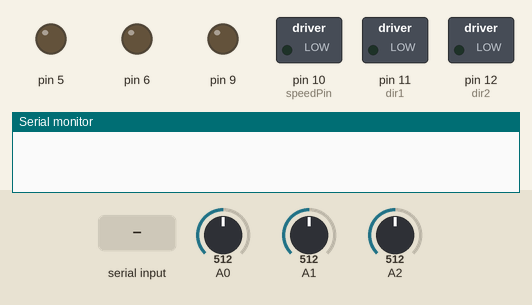
A sketch run on a simulated Arduino Uno, built with avr-gcc and run on an emulated ATmega328P. Parts: switched loads named in the sketch (green lamp = pin HIGH), output pins drawn as LEDs (lit = HIGH), the last lines printed to the serial monitor. Dashed ring = blinking. The inputs (shaded band) are chosen by the test bench; at power-on: A0 = 512, A1 = 512, A2 = 512.

Above: at 1.2 s.
1.3 s: "90 45\n" received over Serial
At 2.39 s:
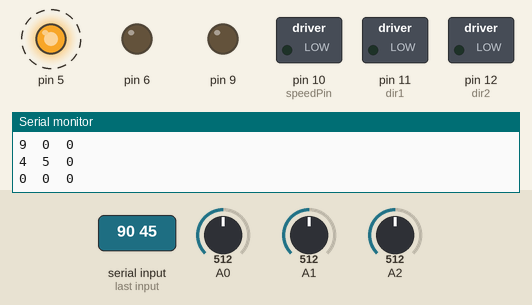
At 3.11 s:
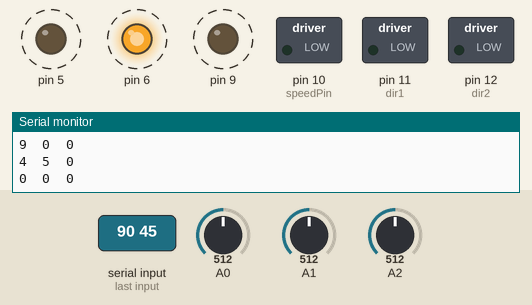
4.3 s: "30 150\n" received over Serial
At 6.02 s:
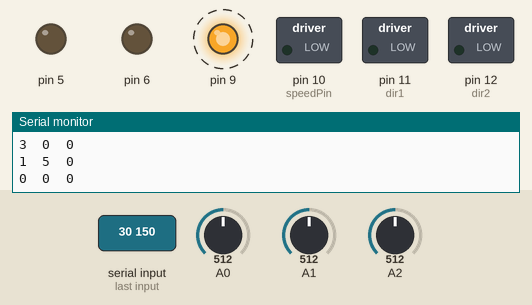
7.3 s: "1\n" received over Serial
10.3 s: "2\n" received over Serial
13.3 s: "0\n" received over Serial
Timing chart, 0 to 18.8 s (numbered marks = the images above; inputs shaded):
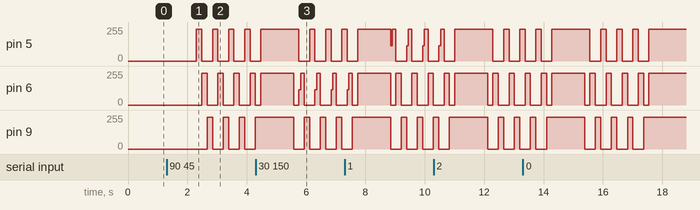

Measured:
- after the input at 1.3 s, pin 5: alternates 240/255 for 0.18 s and 0/255 for 0.36 s, starting after 1.0 s; pin 6: alternates 240/255 for 0.18 s and 0/255 for 0.36 s, starting after 1.2 s; pin 9: alternates 240/255 for 0.18 s and 0/255 for 0.36 s, starting after 1.4 s
- after the input at 4.3 s, pin 9: alternates 240/255 for 0.18 s and 0/255 for 0.36 s, starting after 1.3 s

The sketch:

imageToMotor.ino
```cpp
float refRes[3] = {1000,1000,1000};
float resistances[3][3];
float currents[3][3];
float currentSums[3][3];
float columnCurrents[3];
int nums[3][3];
bool match;

int speedPin=10;
int dir1=11;
int dir2=12;
int mSpeed=200;

void setup() {
  // put your setup code here, to run once:
  Serial.begin(9600);
  pinMode(5, OUTPUT);
  pinMode(6, OUTPUT);
  pinMode(9, OUTPUT);
  pinMode(speedPin, OUTPUT);
  pinMode(dir1, OUTPUT);
  pinMode(dir2, OUTPUT);

}

void allSourcesOff(){
  digitalWrite(5, LOW);
  digitalWrite(6, LOW);
  digitalWrite(9, LOW);
}

void allSourcesOn(){
  analogWrite(5, 240);
  analogWrite(6, 240);
  analogWrite(9, 240);
}

void counterClockwise(){
  digitalWrite(dir1, HIGH);
  digitalWrite(dir2, LOW);
  analogWrite(speedPin, mSpeed);
}

void motorOff(){
  digitalWrite(dir1, LOW);
  digitalWrite(dir2, LOW);
  analogWrite(speedPin, 0);
}

void computeCurrents(){
  columnCurrents[0]=0;
  columnCurrents[1]=0;
  columnCurrents[2]=0;
  for(int i=0;i<=2;i++){
    for(int j=0;j<=2;j++){
      int rowChar = i;
      int colChar = j;
      allSourcesOff();
      int val = 240; //for 33k HRS, this is 245 -- for 100k HRS, this is 240
      if(nums[rowChar][colChar]==1) val=113; //for 33k HRS, this is 123 -- for 100k HRS, this is 100
      for(int i=5;i<=6;i++){
        if(rowChar+5==i){
          analogWrite(i, val);
        }
        else{
          analogWrite(i, 0);
        }
      }
      if(rowChar==2){
        analogWrite(9, val);
        analogWrite(5, 0);
        analogWrite(6, 0);
      }
      delay(60);
      int analogValue = analogRead(colChar);
      float voltageRef = (5./1023.)*analogValue;
      float current = voltageRef/refRes[colChar];
      currents[i][j] = current*1000000;
      //columnCurrents[j]+=current*1000000;
      currentSums[i][j]+=current*1000000;
    }
  }
}


void loop() {
  // put your main code here, to run repeatedly:
  while(Serial.available()==0){}
  String temp = Serial.readString();
  int counter = 0;
  Serial.println("You entered: ");
  for(int i=0;i<3;i++){
    for(int j=0;j<3;j++){
      nums[i][j]=temp.substring(counter, counter+1).toInt();
      counter++;
      Serial.print(nums[i][j]); Serial.print("\t");
    }
    Serial.println();
    while(temp.charAt(counter)==' '){ counter++; }
  }
  //Average edition
  for(int i=0;i<4;i++){
    computeCurrents();
  }
  for(int i=0;i<3;i++){
    columnCurrents[i]=0;
  }
  //This code block with the for loop was part of the averaging edition
  for(int i=0;i<3;i++){
      for(int j=0;j<3;j++){
        currents[i][j]=currentSums[i][j]/4.;
        currentSums[i][j]=0;
        if(currents[i][j]<30 && currents[i][j]>24.44){
          currents[i][j]=24.44;
        }
        columnCurrents[j]+=currents[i][j];
        //Serial.println(columnCurrents[j]);
      }
  }
  if(columnCurrents[0]>=54 && columnCurrents[0]<=78 && columnCurrents[1]>=54 && columnCurrents[1]<=78 && columnCurrents[2]>=54 && columnCurrents[2]<=78){ //with 100k potentiometer, should be in ranges of 75-111
    Serial.println("There was a match!");
    match = true;
  }
  else{
    Serial.println("Did not match.");
    match = false;
  }
  /*
  Serial.println("Currents produced by each resistor: ");
    for(int i=0;i<3;i++){
      for(int j=0;j<3;j++){
        Serial.print(currents[i][j]); Serial.print("\t");
      }
      Serial.println();
    }
   */
  allSourcesOn();
  if(match){
    counterClockwise();
  }
  else{
    motorOff();
  }
  delay(100);
}
```
